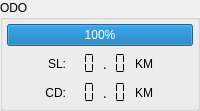
         <widget class="QGroupBox" name="panel_odo">
          <property name="title">
           <string>ODO</string>
          </property>
          <layout class="QGridLayout" name="gridLayout_5">
           <property name="leftMargin">
            <number>4</number>
           </property>
           <property name="topMargin">
            <number>4</number>
           </property>
           <property name="rightMargin">
            <number>4</number>
           </property>
           <property name="bottomMargin">
            <number>4</number>
           </property>
           <property name="horizontalSpacing">
            <number>0</number>
           </property>
           <item row="0" column="0" colspan="3">
            <widget class="QProgressBar" name="bar_distance">
             <property name="value">
              <number>100</number>
             </property>
             <property name="alignment">
              <set>Qt::AlignLeading|Qt::AlignLeft|Qt::AlignVCenter</set>
             </property>
            </widget>
           </item>
           <item row="1" column="1">
            <layout class="QHBoxLayout" name="horizontalLayout_9">
             <property name="spacing">
              <number>0</number>
             </property>
             <item>
              <widget class="QLCDNumber" name="lcd_sl_0">
               <property name="frameShape">
                <enum>QFrame::NoFrame</enum>
               </property>
               <property name="digitCount">
                <number>2</number>
               </property>
               <property name="segmentStyle">
                <enum>QLCDNumber::Flat</enum>
               </property>
              </widget>
             </item>
             <item>
              <widget class="QLabel" name="label_11">
               <property name="font">
                <font>
                 <family>微软雅黑</family>
                 <pointsize>10</pointsize>
                 <weight>50</weight>
                 <bold>false</bold>
                </font>
               </property>
               <property name="frameShape">
                <enum>QFrame::NoFrame</enum>
               </property>
               <property name="text">
                <string>.</string>
               </property>
              </widget>
             </item>
             <item>
              <widget class="QLCDNumber" name="lcd_sl_1">
               <property name="frameShape">
                <enum>QFrame::NoFrame</enum>
               </property>
               <property name="digitCount">
                <number>1</number>
               </property>
               <property name="segmentStyle">
                <enum>QLCDNumber::Flat</enum>
               </property>
              </widget>
             </item>
            </layout>
           </item>
           <item row="1" column="0">
            <widget class="QLabel" name="label_7">
             <property name="text">
              <string>SL:</string>
             </property>
             <property name="alignment">
              <set>Qt::AlignRight|Qt::AlignTrailing|Qt::AlignVCenter</set>
             </property>
            </widget>
           </item>
           <item row="1" column="2">
            <widget class="QLabel" name="label_8">
             <property name="text">
              <string>KM</string>
             </property>
            </widget>
           </item>
           <item row="2" column="0">
            <widget class="QLabel" name="label_9">
             <property name="text">
              <string>CD:</string>
             </property>
             <property name="alignment">
              <set>Qt::AlignRight|Qt::AlignTrailing|Qt::AlignVCenter</set>
             </property>
            </widget>
           </item>
           <item row="2" column="1">
            <layout class="QHBoxLayout" name="horizontalLayout_8">
             <property name="spacing">
              <number>0</number>
             </property>
             <item>
              <widget class="QLCDNumber" name="lcd_cd_0">
               <property name="frameShape">
                <enum>QFrame::NoFrame</enum>
               </property>
               <property name="digitCount">
                <number>2</number>
               </property>
               <property name="segmentStyle">
                <enum>QLCDNumber::Flat</enum>
               </property>
              </widget>
             </item>
             <item>
              <widget class="QLabel" name="label_12">
               <property name="font">
                <font>
                 <family>微软雅黑</family>
                 <pointsize>10</pointsize>
                 <weight>50</weight>
                 <bold>false</bold>
                </font>
               </property>
               <property name="frameShape">
                <enum>QFrame::NoFrame</enum>
               </property>
               <property name="text">
                <string>.</string>
               </property>
              </widget>
             </item>
             <item>
              <widget class="QLCDNumber" name="lcd_cd_1">
               <property name="frameShape">
                <enum>QFrame::NoFrame</enum>
               </property>
               <property name="digitCount">
                <number>1</number>
               </property>
               <property name="segmentStyle">
                <enum>QLCDNumber::Flat</enum>
               </property>
              </widget>
             </item>
            </layout>
           </item>
           <item row="2" column="2">
            <widget class="QLabel" name="label_10">
             <property name="text">
              <string>KM</string>
             </property>
            </widget>
           </item>
          </layout>
         </widget>
